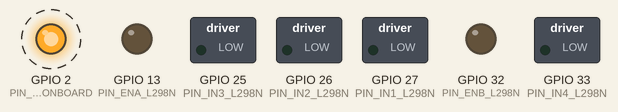
Simulated run of this sketch. Board: ESP32. Shown: switched loads named in the sketch (green lamp = pin HIGH), output pins drawn as LEDs (lit = HIGH). Dashed ring = blinking. EEPROM starts erased; what the sketch prints to the serial monitor is not drawn.

Above: at 0.11 s.
Timing chart, 0 to 3.0 s (numbered marks = the images above):
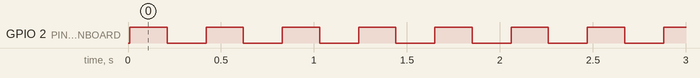

The sketch:

Carro.ino
```cpp
// Código do receptor. Testado com a versão 3.2.0 da biblioteca do ESP32.
#include <esp_now.h>
#include <esp_wifi.h>
#include <WiFi.h>
#include <Preferences.h>
#include "Motores.h"

// Não se esqueça de trocar pelo endereço do seu transmissor.
const uint8_t ENDERECO_MAC_DO_TRANSMISSOR[] = { 0x3C, 0x8A, 0x1F, 0x55, 0xBD, 0xA0 };

Preferences preferences;
int canalAtual;

const short PIN_LED_ONBOARD = 2;

unsigned long ultimoPacoteRecebido = 0;

// A estrutura de dados que será recebida
typedef struct mensagemEstruturada {
  short xJoystickDireita;
  short yJoystickDireita;
  short xJoystickEsquerda;
  short yJoystickEsquerda;
  short codigoDeDirecao;
  short velocidade;
  short canal;
} mensagemEstruturada;

mensagemEstruturada meusDados;

esp_now_peer_info_t informacoesDoPar;

// Função que será chamada ao receber os pacotes
void OnDataRecv(const esp_now_recv_info_t *info, const uint8_t *dadosACaminho, int tamanho) {

  // Valida se os pacotes recebidos são do transmissor correto
  bool macCorreto = true;
  for (short i = 0; i < 6; i++) {
    if (info->src_addr[i] != ENDERECO_MAC_DO_TRANSMISSOR[i]) {
      macCorreto = false;
      break;
    }
  }

  if (!macCorreto) {
    return;
  }

  memcpy(&meusDados, dadosACaminho, sizeof(meusDados));
  ultimoPacoteRecebido = millis();
}

void mensagensDeDebug(bool ativado) {
  if (ativado) {
    Serial.println("Valor no X da Direita: " + String(meusDados.xJoystickDireita));
    Serial.println("Valor no Y da Direita: " + String(meusDados.yJoystickDireita));
    Serial.println("Valor no X da Esquerda: " + String(meusDados.xJoystickEsquerda));
    Serial.println("Valor no Y da Esquerda: " + String(meusDados.yJoystickEsquerda));
    Serial.println("Nível de Velocidade: " + String(meusDados.velocidade) + "%");
    Serial.println("Canal de Transmissão: " + String(preferences.getInt("valor", 1)));
    // Serial.println("Valor de clock: " + String(valorPWM));
    if (meusDados.codigoDeDirecao == 0) {
      Serial.println("Direção: Parado");
    } else if (meusDados.codigoDeDirecao == 1) {
      Serial.println("Direção: Para Frente");
    } else if (meusDados.codigoDeDirecao == 2) {
      Serial.println("Direção: Para Trás");
    } else if (meusDados.codigoDeDirecao == 3) {
      Serial.println("Direção: Para a Direita");
    } else if (meusDados.codigoDeDirecao == 4) {
      Serial.println("Direção: Para a Esquerda");
    }
    Serial.println();
  }
}

void detectaControleOff() {

  bool controlesZerados = meusDados.xJoystickDireita == 0 && meusDados.yJoystickDireita == 0 && meusDados.xJoystickEsquerda == 0 && meusDados.yJoystickEsquerda == 0;

  bool transmissorForaDoAr = (millis() - ultimoPacoteRecebido) > 200;

  if (transmissorForaDoAr || controlesZerados) {
    digitalWrite(PIN_LED_ONBOARD, HIGH);
    delay(200);
    digitalWrite(PIN_LED_ONBOARD, LOW);
    delay(200);
  }
}

void setup() {

  Serial.begin(115200);

  configuracaoMotores();

  pinMode(PIN_LED_ONBOARD, OUTPUT);

  preferences.begin("config", false);
  canalAtual = preferences.getInt("valor", 1);

  WiFi.mode(WIFI_STA);

  esp_wifi_set_channel(canalAtual, WIFI_SECOND_CHAN_NONE);

  if (esp_now_init() != ESP_OK) {
    Serial.println("Erro ao inicializar o ESP-NOW");
    return;
  }

  esp_now_register_recv_cb(OnDataRecv);

  memcpy(informacoesDoPar.peer_addr, ENDERECO_MAC_DO_TRANSMISSOR, 6);
  informacoesDoPar.channel = canalAtual;
  informacoesDoPar.encrypt = false;

  if (esp_now_add_peer(&informacoesDoPar) != ESP_OK) {
    Serial.println("Falha ao adicionar o dispositivo par");
    return;
  }
}

void loop() {

  controleDeVelocidade(meusDados.codigoDeDirecao, meusDados.velocidade);
  direcao(meusDados.codigoDeDirecao);
  mensagensDeDebug(true);

  // Evita reinicialização se ainda não recebeu um valor válido
  if (meusDados.canal != 0 && meusDados.canal != canalAtual) {
    preferences.putInt("valor", meusDados.canal);

    for (int i = 10; i >= 0; i--) {
      digitalWrite(PIN_LED_ONBOARD, HIGH);
      delay(50);
      digitalWrite(PIN_LED_ONBOARD, LOW);
      delay(50);
    }

    ESP.restart();
  }

  detectaControleOff();
}
```

Motores.cpp
```cpp
#include <Arduino.h>
#include "Motores.h"

const short PIN_ENA_L298N = 13;
const short PIN_IN1_L298N = 27;
const short PIN_IN2_L298N = 26;
const short PIN_IN3_L298N = 25;
const short PIN_IN4_L298N = 33;
const short PIN_ENB_L298N = 32;

void configuracaoMotores() {
  pinMode(PIN_ENA_L298N, OUTPUT);
  pinMode(PIN_IN1_L298N, OUTPUT);
  pinMode(PIN_IN2_L298N, OUTPUT);
  pinMode(PIN_IN3_L298N, OUTPUT);
  pinMode(PIN_IN4_L298N, OUTPUT);
  pinMode(PIN_ENB_L298N, OUTPUT);
}

void direcao(short direcao) {
  if (direcao == 1) {
    // Para frente
    digitalWrite(PIN_IN1_L298N, HIGH);
    digitalWrite(PIN_IN2_L298N, LOW);
    digitalWrite(PIN_IN3_L298N, HIGH);
    digitalWrite(PIN_IN4_L298N, LOW);
  } else if (direcao == 2) {
    // Para trás
    digitalWrite(PIN_IN1_L298N, LOW);
    digitalWrite(PIN_IN2_L298N, HIGH);
    digitalWrite(PIN_IN3_L298N, LOW);
    digitalWrite(PIN_IN4_L298N, HIGH);
  } else if (direcao == 3) {
    // Para a direita
    digitalWrite(PIN_IN1_L298N, LOW);
    digitalWrite(PIN_IN2_L298N, HIGH);
    digitalWrite(PIN_IN3_L298N, HIGH);
    digitalWrite(PIN_IN4_L298N, LOW);
  } else if (direcao == 4) {
    // Para a esquerda
    digitalWrite(PIN_IN1_L298N, HIGH);
    digitalWrite(PIN_IN2_L298N, LOW);
    digitalWrite(PIN_IN3_L298N, LOW);
    digitalWrite(PIN_IN4_L298N, HIGH);
  } else {
    // Parado
    digitalWrite(PIN_IN1_L298N, LOW);
    digitalWrite(PIN_IN2_L298N, LOW);
    digitalWrite(PIN_IN3_L298N, LOW);
    digitalWrite(PIN_IN4_L298N, LOW);
  }
}

void controleDeVelocidade(short codigoDeDirecao, short velocidade) {

  /* O valor enviado ao PWM  deve ficar entre 0 e 255. Como a variável de nível de velocidade
  varia de 0 a 100, o valor enviado será o resultado inteiro da sua multiplicação por 2,55. */

  bool virando = codigoDeDirecao == 3 || codigoDeDirecao == 4;
  int valorPWM;

  // Quando vira a direita ou a esquerda a velocidade é 15% menor
  if (virando) {
    int valorRecebido = round(velocidade * 2.55);
    int reducao = valorRecebido * 0.15;
    valorPWM = round(valorRecebido - reducao);
  } else {
    valorPWM = round(velocidade * 2.55);
  }

  // Pino, frequência em Hz e resolução em bits
  ledcAttach(PIN_ENA_L298N, 5000, 8);
  ledcAttach(PIN_ENB_L298N, 5000, 8);

  ledcWrite(PIN_ENA_L298N, valorPWM);
  ledcWrite(PIN_ENB_L298N, valorPWM);
}
```

Motores.h
```cpp
#ifndef MOTORES_H
#define MOTORES_H

void configuracaoMotores();
void direcao(short codigoDeDirecao);
void controleDeVelocidade(short codigoDeDirecao, short velocidade);

#endif
```

Measured:
- by itself, GPIO 2 (PIN_LED_ONBOARD): alternates HIGH for 0.20 s and LOW for 0.21 s
